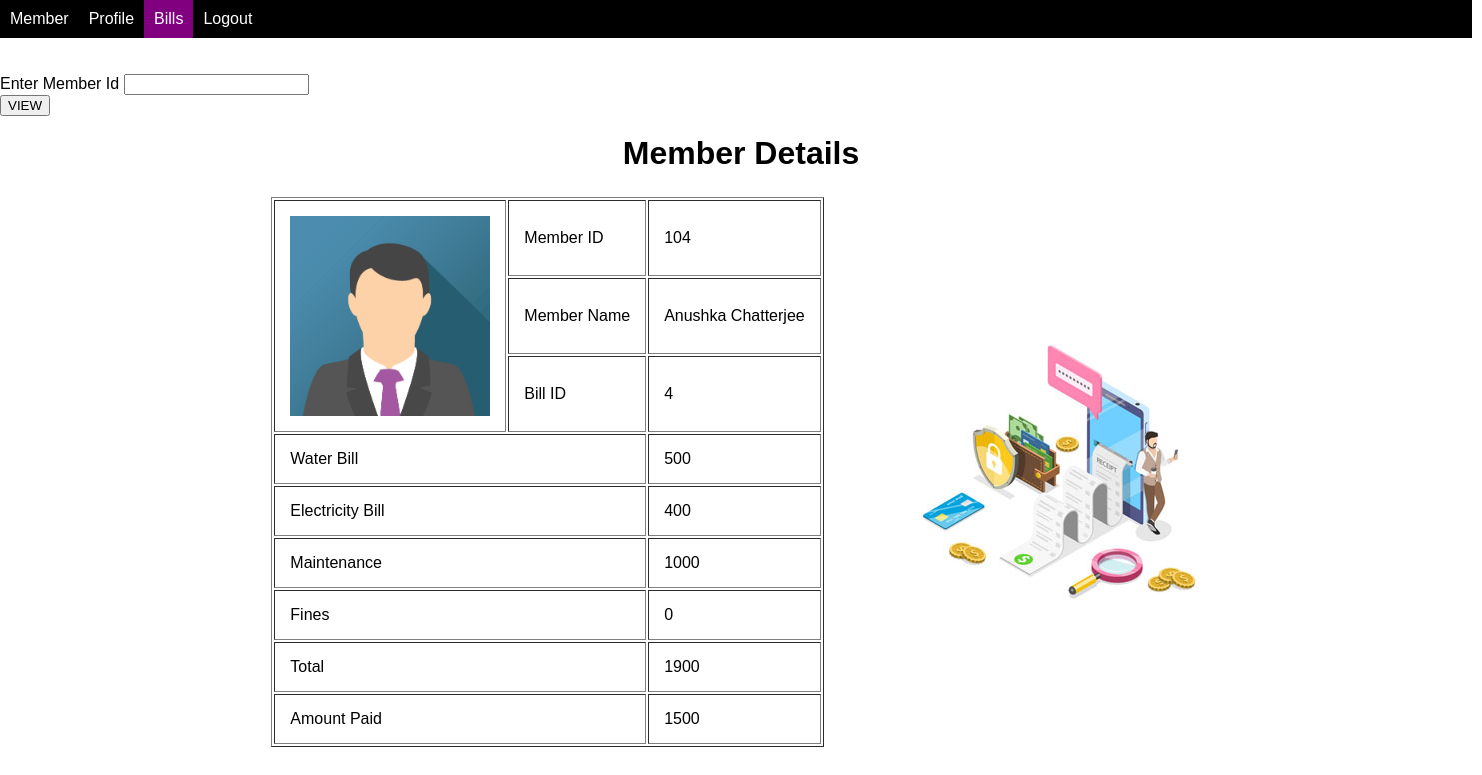
The app's page /viewAd.php?mid=104 with its own data.
### tables this page shows
CREATE TABLE `bill` (
  `bid` int(100) NOT NULL,
  `member_id` int(100) NOT NULL,
  `water_bill` int(100) NOT NULL,
  `electricity_bill` int(100) NOT NULL,
  `maintenance` int(100) NOT NULL,
  `fines` int(100) NOT NULL,
  `amt_paid` int(100) NOT NULL
);

CREATE TABLE `profile` (
  `member_id` int(100) NOT NULL,
  `member_name` varchar(100) NOT NULL,
  `wife_name` varchar(100) NOT NULL,
  `son_name` varchar(100) NOT NULL,
  `daughter_name` varchar(100) NOT NULL,
  `flats` int(100) NOT NULL,
  `post` varchar(100) NOT NULL,
  `type` varchar(100) NOT NULL
);

### viewAd.php (the view, shortened to what this page needs)
<html>
<head>
<link rel="stylesheet" href="style.css">
</head>
<body alink=white vlink=white link=white background="b3.jpg"  >
<table cellpadding="10" cellspacing="0">
<tr>
<font color=white>
<td bgcolor=black>  <a href="Member.php" style="text-decoration:none">Member</a></td>
<td bgcolor=black>  <a href="ProfileAd.php" style="text-decoration:none">Profile</a></td>
<td bgcolor=purple>  <a href="BillsAd.php" style="text-decoration:none">Bills</a></td>
<td bgcolor=black>  <a  href="Login.php" style="text-decoration:none">Logout</a></td>
<td bgcolor=black style="padding-right:1200px;"></td>
</font>
</tr>
</table>
<br><br><form action="viewAd.php" method=get>
<font color=black>
Enter Member Id <input type=text name=mid><br></font>
<input type=Submit value=VIEW></form>
<table align=center>
<tr><th colspan=3><h1>Member Details</h1></th></tr>
<tr>
<td>
<font color=white>
<table align=center border=1 cellpadding="15" >
<td rowspan=3> <img src="p2.png" alt="img" height=200 width=200></td>
<td>Member ID</td>
<td><?php
$conn = OpenCon();
$mid = mysqli_real_escape_string($conn, $_REQUEST['mid']);
$sql = "SELECT * FROM bill where member_id=".$mid;
$result = $conn->query($sql);
if ($result->num_rows > 0) {
  while($row = $result->fetch_assoc()) {
    echo $row["member_id"];
  }
}
?></td>
</tr>
<tr align=center>
<td>Member Name</td>
<td><?php
$sql = "SELECT * FROM profile where member_id=".$mid;
$result = $conn->query($sql);
if ($result->num_rows > 0) {
  while($row = $result->fetch_assoc()) {
    echo $row["member_name"];
  }
}
?>
</td>
</tr>
<tr>
<td>Bill ID</td>
<td><?php
$sql = "SELECT * FROM bill where member_id=".$mid;
$result = $conn->query($sql);
if ($result->num_rows > 0) {
  while($row = $result->fetch_assoc()) {
    echo $row["bid"];
  }
}
?>
</td>
</tr>
<tr>
<td colspan=2>Water Bill</td>
<td><?php
$sql = "SELECT * FROM bill where member_id=".$mid;
$result = $conn->query($sql);
if ($result->num_rows > 0) {
  while($row = $result->fetch_assoc()) {
    echo $row["water_bill"];
  }
}
?>
</td>
</tr>
<tr>
<td colspan=2>Electricity Bill</td>
<td>
<?php
$sql = "SELECT * FROM bill where member_id=".$mid;
$result = $conn->query($sql);
if ($result->num_rows > 0) {
  while($row = $result->fetch_assoc()) {
    echo $row["electricity_bill"];
  }
}
?></td>
</tr>
<tr>
<td colspan=2>Maintenance</td>
<td>
<?php
$sql = "SELECT * FROM bill where member_id=".$mid;
$result = $conn->query($sql);
if ($result->num_rows > 0) {
  while($row = $result->fetch_assoc()) {
    echo $row["maintenance"];
  }
}
?></td>
</tr>
<tr>
<td colspan=2>Fines</td>
<td><?php
$sql = "SELECT * FROM bill where member_id=".$mid;
$result = $conn->query($sql);
if ($result->num_rows > 0) {
  while($row = $result->fetch_assoc()) {
    echo $row["fines"];
  }
}
?></td>
</tr>
<tr>
<td colspan=2>Total</td>
<td><?php
$sql = "SELECT * FROM bill where member_id=".$mid;
$result = $conn->query($sql);
if ($result->num_rows > 0) {
  while($row = $result->fetch_assoc()) {
    echo $row["water_bill"]+$row["electricity_bill"]+$row["maintenance"]+$row["fines"];
  }
}
?></td>
</tr>
<tr>
<td colspan=2>Amount Paid</td>
<td><?php
$sql = "SELECT * FROM bill where member_id=".$mid;
$result = $conn->query($sql);
if ($result->num_rows > 0) {
  while($row = $result->fetch_assoc()) {
    echo $row["amt_paid"];
  }
}
?></td>
</tr>
</table>
<td style="padding-right:80px;"></td>
<td> <img src="b1.jpg">
</td>
</body>
</html>

### style.css (style rules this page uses)
body { margin: 0; font-family: Arial, Helvetica, sans-serif; }

### records on screen
bill: member "104", bid "4", water_bill "500", electricity_bill "400", maintenance "1000", fines "0", $row["water_bill"]+$row["electricity_bill"]+$row["maintenance"]+$row["fines"] "1900", amt_paid "1500"
profile: member_name "Anushka Chatterjee"
